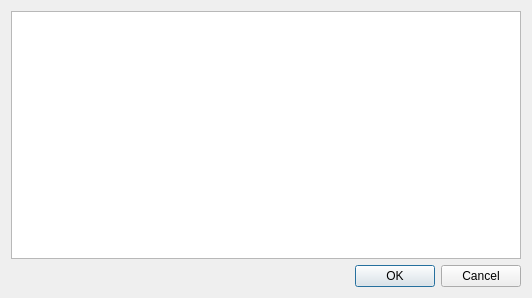
<?xml version="1.0" encoding="UTF-8"?>
<ui version="4.0">
 <class>Dialog</class>
 <widget class="QDialog" name="Dialog">
  <property name="geometry">
   <rect>
    <x>0</x>
    <y>0</y>
    <width>532</width>
    <height>298</height>
   </rect>
  </property>
  <property name="windowTitle">
   <string>Resultado</string>
  </property>
  <layout class="QVBoxLayout" name="verticalLayout">
   <item>
    <widget class="QTextBrowser" name="brow_result"/>
   </item>
   <item>
    <widget class="QDialogButtonBox" name="buttonBox">
     <property name="orientation">
      <enum>Qt::Horizontal</enum>
     </property>
     <property name="standardButtons">
      <set>QDialogButtonBox::Cancel|QDialogButtonBox::Ok</set>
     </property>
    </widget>
   </item>
  </layout>
 </widget>
 <resources/>
 <connections>
  <connection>
   <sender>buttonBox</sender>
   <signal>accepted()</signal>
   <receiver>Dialog</receiver>
   <slot>accept()</slot>
   <hints>
    <hint type="sourcelabel">
     <x>248</x>
     <y>254</y>
    </hint>
    <hint type="destinationlabel">
     <x>157</x>
     <y>274</y>
    </hint>
   </hints>
  </connection>
  <connection>
   <sender>buttonBox</sender>
   <signal>rejected()</signal>
   <receiver>Dialog</receiver>
   <slot>reject()</slot>
   <hints>
    <hint type="sourcelabel">
     <x>316</x>
     <y>260</y>
    </hint>
    <hint type="destinationlabel">
     <x>286</x>
     <y>274</y>
    </hint>
   </hints>
  </connection>
 </connections>
</ui>
